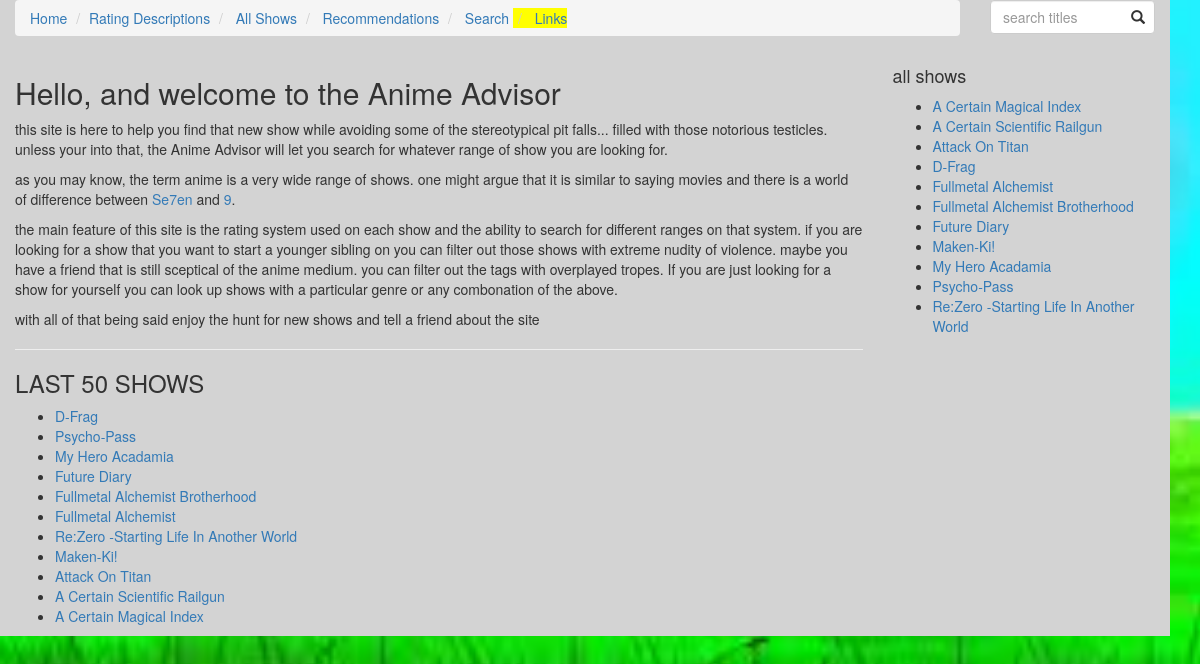
The app's page /, older data.
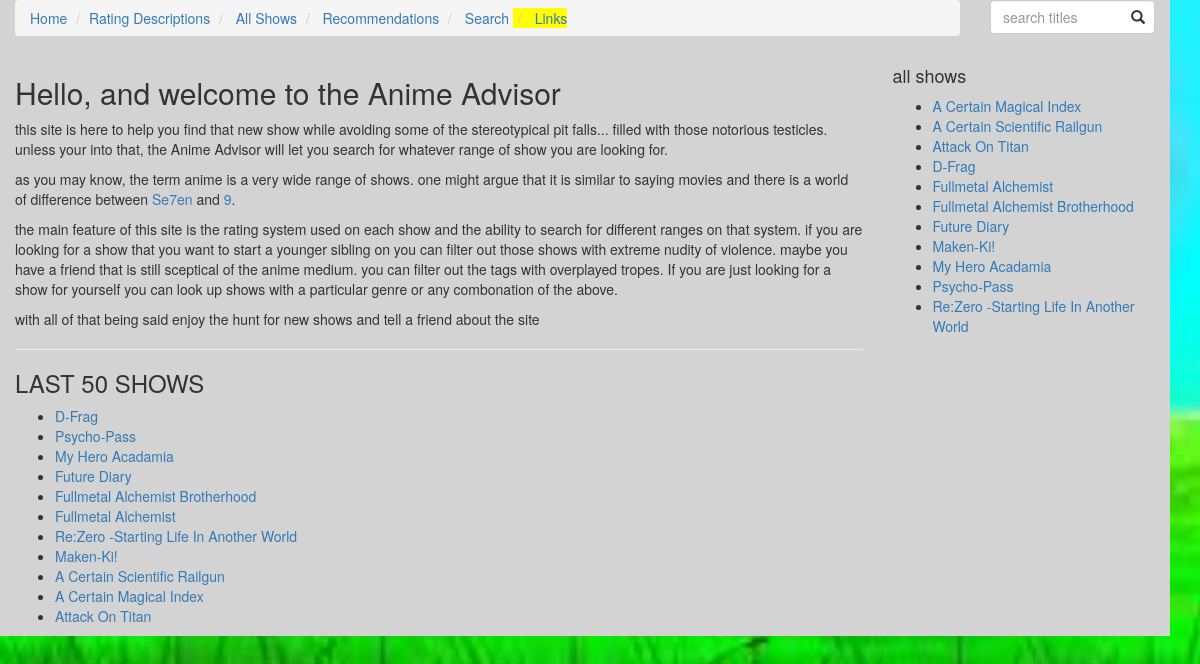
The same page, newer data.
### animeupload/models.py (models this page shows, shortened)
class Show(models.Model):
	n_choices= (
		(NONE,"none"),
		(UNDERWEAR,"underwear"),
		(CENCORED,"cencored"),
		(BUTT,"butt"),
		(BARBIE_SMOOTH,"barbie smooth"),
		(OUTINES,"outlined"),
		(NIPPLE,"nipple"),
		(FULL_FRONTAL,"full frontal"),
	)
	swares= (
		(NONE,"none"),
		(DAMN,"mild"),
		(CENCORED,"cencored"),
		(FUCK,"uncencored"),
	)
	osi_levels = (
		(NONE,"none"),
		(LIGHT,"light kissing"),
		(DEEP,"deep kissing/grope"),
		(SEX,"sex"),
	)
	osv_levels = (
		(NONE,"none"),
		(ESRB_E,"cartoon"),
		(ESRB_T,"blood"),
		(ESRB_M,"realistic"),
		(ESRB_A,"extreme"),
	)
	emotional_challenge = standard_choices
	mi_levels =(
		(NONE,"none"),
		(CORPSE_LTE,"unmarred dead"),
		(SILHOUETTE,"silhouetted dismemberment"),
		(DISMEMBERED,"dismemberment"),
	)
	gore_levels =standard_choices
	si_levels=(
		(NONE,"none"),
		(UNINTENTIONAL,"unintentional"),
		(MISCHIEVOUS,"mischievous"),
		(MALICE_LTE,"malicious(molestation)"),
		(MALICE_HVY,"extremley malicious(rape)"),
	)
	tone_levels=(
		(LITE_TONE,"light tone"),
		(MODERATE_TONE,"moderate tone"),
		(DARK_TONE,"dark tone"),
		(ULTA_DARK_TONE,"ultra dark tone"),
	)
	ma_levels = standard_choices
	image = models.FileField(default = "images/fnf/fnf.jpg", blank=True, upload_to='images/')
	english_title = models.CharField(max_length=200)
	japanese_title = models.CharField(max_length=200, null= True)
	description = models.TextField(max_length = 1000)
	total_episodes = models.IntegerField()
	ova=  models.BooleanField(default = False)
	movies = models.IntegerField(default = 0)
	total_seasons = models.IntegerField(default = 1)
	ongoing = models.BooleanField(default = False)
	series = models.ForeignKey(Series, null = True, blank = True, on_delete=models.SET_NULL)
	nudity = models.IntegerField(default = NONE, choices= n_choices)
	on_screen_intimacy = models.IntegerField(default = NONE, choices= osi_levels)
	sexual_intent = models.IntegerField(default = NONE, choices = si_levels)
	violence = models.IntegerField(default = NONE, choices= osv_levels)
	gore = models.IntegerField(default = NONE, choices= gore_levels)
	morbid_images = models.IntegerField(default = NONE, choices= mi_levels)
	feels = models.IntegerField(default = NONE, choices= emotional_challenge)
	profanity = models.IntegerField(default = NONE, choices= swares)
	moral_ambiguity = models.IntegerField(default = NONE, choices= ma_levels)
	tags = models.ManyToManyField(Tag, blank=True)
	genres = models.ManyToManyField(Genre, blank=True)
	modified_date = models.DateTimeField(auto_now=True, blank = True, null=True)
	class Meta:
		ordering = ["english_title"]

### animeupload/views.py (the view)
# urls.py: url(r'^$',views.index, name='index'),
def index(request):
	shows = Show.objects.all()
	return render(request, 'animeupload/index.html', {
		'shows': shows,
		})

### firstdjango/templates/animeupload/index.html
{% extends "wsidebar.html" %}
{% block main %}
	<div class="col-xs-9">
	<h2>Hello, and welcome to the Anime Advisor</h2>
	<p>
	 this site is here to help you find that new show while avoiding some of the stereotypical pit falls... filled with those notorious testicles.
	unless your into that, the Anime Advisor will let you search for whatever range of show you are looking for.
	</p>
	<p>
		as you may know, the term anime is a very wide range of shows. one might argue that it is similar to saying movies and there is a world of
		difference between <a href = "http://www.imdb.com/title/tt0114369/?ref_=nv_sr_1">Se7en</a> and <a href="http://www.imdb.com/title/tt0472033/?ref_=fn_al_tt_1">9</a>.
	</p>
	<p>
	the main feature of this site is the rating system used on each show and the ability to search for different ranges on that system.
	if you are looking for a show that you want to start a younger sibling on you can filter out those shows with extreme nudity of violence.
	maybe you have a friend that is still sceptical of the anime medium. you can filter out the tags with overplayed tropes.
	If you are just looking for a show for yourself you can look up shows with a particular genre or any combonation of the above.
	</p>
	<p>
	with all of that being said enjoy the hunt for new shows and tell a friend about the site
	</p>
	<hr>
	<h3>LAST 50 SHOWS</h3>
	<ul>
		{% for show in shows|dictsort:"modified_date" %}
			{% if forloop.counter0 < 50%}
			<li>
				<a href = "{% url 'show_detail' show.id %}">
					{{ show.english_title|title }}
				</a>
			</li>
			{% endif %}
		{% endfor %}
	</ul>
</div>
{% endblock %}

### firstdjango/templates/wsidebar.html
{% extends "base.html" %}
	{% block content %}
		<div class ="row">
			{% block main %}
			{% endblock %}
			{% block sidebar %}
				<div class="col-xs-3">
					<h4>all shows</h4>
					<ul>
						{% for show in shows %}
							<li>
								<a href = "{% url 'show_detail' show.id %}">
								{{ show.english_title|title }}
								</a>
							</li>
						{% endfor %}
					</ul>
				</div>
			{% endblock sidebar %}
		</div>
	{% endblock content %}

Row changes from the older to the newer data that the page shows:
changed Show "Attack On Titan": moves down the list
